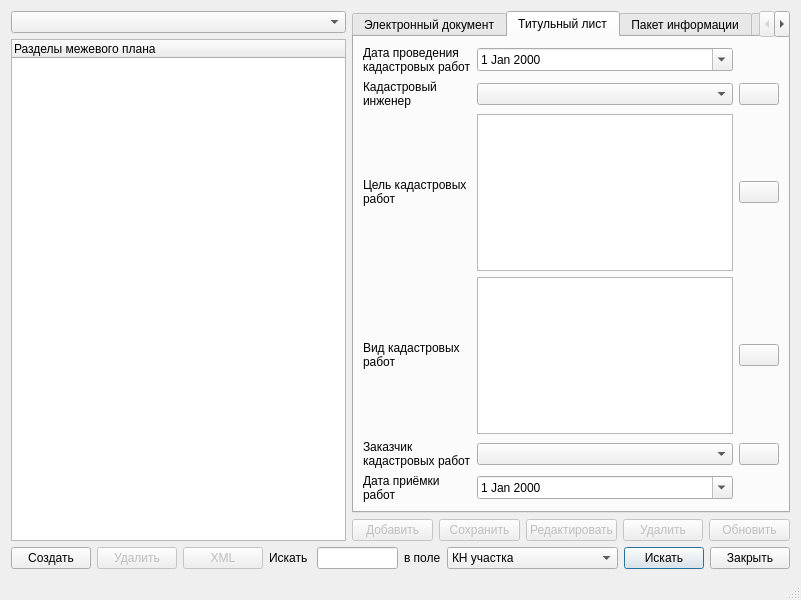
<?xml version="1.0" encoding="UTF-8"?>
<ui version="4.0">
 <class>DialogMP</class>
 <widget class="QDialog" name="DialogMP">
  <property name="geometry">
   <rect>
    <x>0</x>
    <y>0</y>
    <width>801</width>
    <height>600</height>
   </rect>
  </property>
  <property name="windowTitle">
   <string>Межевой план</string>
  </property>
  <property name="windowIcon">
   <iconset resource="../resources.qrc">
    <normaloff>:/plugins/openland/icons/mp.png</normaloff>:/plugins/openland/icons/mp.png</iconset>
  </property>
  <property name="sizeGripEnabled">
   <bool>true</bool>
  </property>
  <layout class="QVBoxLayout" name="verticalLayout_2">
   <item>
    <layout class="QHBoxLayout" name="horizontalLayout_2">
     <item>
      <layout class="QVBoxLayout" name="verticalLayout">
       <item>
        <widget class="QComboBox" name="comboBoxMp"/>
       </item>
       <item>
        <widget class="QTreeWidget" name="treeWidget">
         <property name="toolTip">
          <string/>
         </property>
         <column>
          <property name="text">
           <string>Разделы межевого плана</string>
          </property>
         </column>
        </widget>
       </item>
      </layout>
     </item>
     <item>
      <layout class="QVBoxLayout" name="verticalLayout_3">
       <item>
        <layout class="QVBoxLayout" name="verticalLayout_4">
         <item>
          <widget class="QTabWidget" name="tabWidget">
           <property name="enabled">
            <bool>true</bool>
           </property>
           <property name="currentIndex">
            <number>1</number>
           </property>
           <widget class="QWidget" name="tabEDocument">
            <property name="enabled">
             <bool>true</bool>
            </property>
            <attribute name="title">
             <string>Электронный документ</string>
            </attribute>
            <layout class="QGridLayout" name="gridLayout_2">
             <item row="5" column="0">
              <widget class="QLabel" name="label_21">
               <property name="text">
                <string>&lt;html&gt;&lt;head/&gt;&lt;body&gt;&lt;p align=&quot;right&quot;&gt;Дата&lt;/p&gt;&lt;/body&gt;&lt;/html&gt;</string>
               </property>
              </widget>
             </item>
             <item row="5" column="1">
              <widget class="QLineEdit" name="lineEditCreateDate">
               <property name="readOnly">
                <bool>true</bool>
               </property>
              </widget>
             </item>
             <item row="4" column="1">
              <widget class="QLineEdit" name="lineEditCreateUser">
               <property name="readOnly">
                <bool>true</bool>
               </property>
              </widget>
             </item>
             <item row="0" column="0">
              <widget class="QLabel" name="label_5">
               <property name="text">
                <string>Тип заявления</string>
               </property>
              </widget>
             </item>
             <item row="0" column="1">
              <widget class="QComboBox" name="comboBoxEDocCodeType"/>
             </item>
             <item row="1" column="1">
              <widget class="QSpinBox" name="spinBoxShemaVersion">
               <property name="minimum">
                <number>4</number>
               </property>
               <property name="maximum">
                <number>4</number>
               </property>
              </widget>
             </item>
             <item row="1" column="0">
              <widget class="QLabel" name="label_8">
               <property name="text">
                <string>Версия схемы</string>
               </property>
              </widget>
             </item>
             <item row="2" column="0">
              <widget class="QLabel" name="label_9">
               <property name="text">
                <string>Идентификатор межевого плана</string>
               </property>
              </widget>
             </item>
             <item row="2" column="1">
              <widget class="QLineEdit" name="lineEditMpGUID">
               <property name="readOnly">
                <bool>true</bool>
               </property>
              </widget>
             </item>
             <item row="4" column="0">
              <widget class="QLabel" name="label_20">
               <property name="text">
                <string>&lt;html&gt;&lt;head/&gt;&lt;body&gt;&lt;p align=&quot;right&quot;&gt;Создание&lt;/p&gt;&lt;/body&gt;&lt;/html&gt;</string>
               </property>
              </widget>
             </item>
             <item row="3" column="1">
              <spacer name="verticalSpacer">
               <property name="orientation">
                <enum>Qt::Vertical</enum>
               </property>
               <property name="sizeHint" stdset="0">
                <size>
                 <width>20</width>
                 <height>40</height>
                </size>
               </property>
              </spacer>
             </item>
            </layout>
           </widget>
           <widget class="QWidget" name="tabTitle">
            <attribute name="title">
             <string>Титульный лист</string>
            </attribute>
            <layout class="QGridLayout" name="gridLayout">
             <item row="1" column="2">
              <widget class="QPushButton" name="pushButtonEditContractor">
               <property name="text">
                <string/>
               </property>
               <property name="icon">
                <iconset resource="../resources.qrc">
                 <normaloff>:/plugins/openland/icons/edit.png</normaloff>:/plugins/openland/icons/edit.png</iconset>
               </property>
               <property name="autoDefault">
                <bool>false</bool>
               </property>
              </widget>
             </item>
             <item row="3" column="1">
              <widget class="QTextEdit" name="textEditReason"/>
             </item>
             <item row="2" column="1">
              <widget class="QTextEdit" name="textEditPurpose"/>
             </item>
             <item row="2" column="0">
              <widget class="QLabel" name="label_3">
               <property name="text">
                <string>&lt;html&gt;&lt;head/&gt;&lt;body&gt;&lt;p&gt;Цель кадастровых&lt;br/&gt;работ&lt;/p&gt;&lt;/body&gt;&lt;/html&gt;</string>
               </property>
              </widget>
             </item>
             <item row="3" column="0">
              <widget class="QLabel" name="label_4">
               <property name="text">
                <string>Вид кадастровых&lt;br /&gt;работ</string>
               </property>
              </widget>
             </item>
             <item row="1" column="1">
              <widget class="QComboBox" name="comboBoxContractor">
               <property name="editable">
                <bool>false</bool>
               </property>
              </widget>
             </item>
             <item row="1" column="0">
              <widget class="QLabel" name="label_2">
               <property name="text">
                <string>&lt;html&gt;&lt;head/&gt;&lt;body&gt;&lt;p&gt;Кадастровый&lt;br/&gt;инженер&lt;/p&gt;&lt;/body&gt;&lt;/html&gt;</string>
               </property>
              </widget>
             </item>
             <item row="0" column="1">
              <widget class="QDateEdit" name="dateEditDateWork">
               <property name="calendarPopup">
                <bool>true</bool>
               </property>
              </widget>
             </item>
             <item row="0" column="0">
              <widget class="QLabel" name="label">
               <property name="text">
                <string>&lt;html&gt;&lt;head/&gt;&lt;body&gt;&lt;p&gt;Дата проведения&lt;br /&gt;кадастровых работ&lt;/p&gt;&lt;/body&gt;&lt;/html&gt;</string>
               </property>
              </widget>
             </item>
             <item row="2" column="2">
              <widget class="QPushButton" name="pushButtonPurpose">
               <property name="text">
                <string/>
               </property>
               <property name="icon">
                <iconset resource="../resources.qrc">
                 <normaloff>:/plugins/openland/icons/format_indent_more.png</normaloff>:/plugins/openland/icons/format_indent_more.png</iconset>
               </property>
               <property name="autoDefault">
                <bool>false</bool>
               </property>
              </widget>
             </item>
             <item row="3" column="2">
              <widget class="QPushButton" name="pushButtonReason">
               <property name="text">
                <string/>
               </property>
               <property name="icon">
                <iconset resource="../resources.qrc">
                 <normaloff>:/plugins/openland/icons/format_indent_more.png</normaloff>:/plugins/openland/icons/format_indent_more.png</iconset>
               </property>
               <property name="autoDefault">
                <bool>false</bool>
               </property>
              </widget>
             </item>
             <item row="4" column="1">
              <widget class="QComboBox" name="comboBoxClient"/>
             </item>
             <item row="4" column="0">
              <widget class="QLabel" name="label_10">
               <property name="text">
                <string>Заказчик&lt;br /&gt;кадастровых работ</string>
               </property>
              </widget>
             </item>
             <item row="5" column="0">
              <widget class="QLabel" name="label_11">
               <property name="text">
                <string>Дата приёмки&lt;br /&gt;работ</string>
               </property>
              </widget>
             </item>
             <item row="5" column="1">
              <widget class="QDateEdit" name="dateEditAcceptWork">
               <property name="calendarPopup">
                <bool>true</bool>
               </property>
              </widget>
             </item>
             <item row="4" column="2">
              <widget class="QPushButton" name="pushButtonEditClient">
               <property name="text">
                <string/>
               </property>
               <property name="icon">
                <iconset resource="../resources.qrc">
                 <normaloff>:/plugins/openland/icons/edit.png</normaloff>:/plugins/openland/icons/edit.png</iconset>
               </property>
               <property name="autoDefault">
                <bool>false</bool>
               </property>
              </widget>
             </item>
            </layout>
           </widget>
           <widget class="QWidget" name="tabPackage">
            <attribute name="title">
             <string>Пакет информации</string>
            </attribute>
            <layout class="QGridLayout" name="gridLayout_3">
             <item row="0" column="1">
              <widget class="QTreeWidget" name="treeWidgetParcel">
               <property name="sizePolicy">
                <sizepolicy hsizetype="Expanding" vsizetype="Expanding">
                 <horstretch>0</horstretch>
                 <verstretch>0</verstretch>
                </sizepolicy>
               </property>
               <property name="sortingEnabled">
                <bool>true</bool>
               </property>
               <column>
                <property name="text">
                 <string>КН</string>
                </property>
               </column>
               <column>
                <property name="text">
                 <string>Обозначение</string>
                </property>
               </column>
              </widget>
             </item>
             <item row="0" column="0">
              <widget class="QLabel" name="labelParcel">
               <property name="text">
                <string>ЗУ</string>
               </property>
              </widget>
             </item>
            </layout>
           </widget>
           <widget class="QWidget" name="tabCoordSystems">
            <attribute name="title">
             <string>Система координат</string>
            </attribute>
            <layout class="QHBoxLayout" name="horizontalLayout_10">
             <item>
              <widget class="QLabel" name="label_18">
               <property name="text">
                <string>Система&lt;br /&gt;координат</string>
               </property>
              </widget>
             </item>
             <item>
              <widget class="QTreeWidget" name="treeWidgetCoordSystems">
               <property name="sortingEnabled">
                <bool>true</bool>
               </property>
               <column>
                <property name="text">
                 <string>Наименование</string>
                </property>
               </column>
               <column>
                <property name="text">
                 <string>Код</string>
                </property>
               </column>
              </widget>
             </item>
            </layout>
           </widget>
           <widget class="QWidget" name="tabInputData">
            <attribute name="title">
             <string>Исходные данные</string>
            </attribute>
            <layout class="QVBoxLayout" name="verticalLayout_6">
             <item>
              <widget class="QToolBox" name="toolBox">
               <property name="currentIndex">
                <number>0</number>
               </property>
               <widget class="QWidget" name="pageDocument">
                <property name="geometry">
                 <rect>
                  <x>0</x>
                  <y>0</y>
                  <width>96</width>
                  <height>79</height>
                 </rect>
                </property>
                <attribute name="label">
                 <string>Перечень документов, на основании которых подготовлен МП</string>
                </attribute>
                <layout class="QVBoxLayout" name="verticalLayout_7">
                 <item>
                  <widget class="QTreeWidget" name="treeWidgetDocument">
                   <property name="sortingEnabled">
                    <bool>true</bool>
                   </property>
                   <column>
                    <property name="text">
                     <string>Номер</string>
                    </property>
                   </column>
                   <column>
                    <property name="text">
                     <string>Наименование</string>
                    </property>
                   </column>
                  </widget>
                 </item>
                </layout>
               </widget>
               <widget class="QWidget" name="pageGeodesicBase">
                <property name="geometry">
                 <rect>
                  <x>0</x>
                  <y>0</y>
                  <width>96</width>
                  <height>79</height>
                 </rect>
                </property>
                <attribute name="label">
                 <string>Сведения о геодезической основе</string>
                </attribute>
                <layout class="QVBoxLayout" name="verticalLayout_8">
                 <item>
                  <widget class="QTreeWidget" name="treeWidgetGeodesicBase">
                   <property name="sortingEnabled">
                    <bool>true</bool>
                   </property>
                   <column>
                    <property name="text">
                     <string>Название пункта</string>
                    </property>
                   </column>
                  </widget>
                 </item>
                </layout>
               </widget>
               <widget class="QWidget" name="pageMeansSurvey">
                <property name="geometry">
                 <rect>
                  <x>0</x>
                  <y>0</y>
                  <width>96</width>
                  <height>79</height>
                 </rect>
                </property>
                <attribute name="label">
                 <string>Сведения о средствах измерения</string>
                </attribute>
                <layout class="QVBoxLayout" name="verticalLayout_9">
                 <item>
                  <widget class="QTreeWidget" name="treeWidgetMeansSurvey">
                   <property name="sortingEnabled">
                    <bool>true</bool>
                   </property>
                   <column>
                    <property name="text">
                     <string>Название прибора</string>
                    </property>
                   </column>
                  </widget>
                 </item>
                </layout>
               </widget>
               <widget class="QWidget" name="pageRealty">
                <property name="geometry">
                 <rect>
                  <x>0</x>
                  <y>0</y>
                  <width>96</width>
                  <height>79</height>
                 </rect>
                </property>
                <attribute name="label">
                 <string>Сведения о наличии зданий, сооружений</string>
                </attribute>
                <layout class="QVBoxLayout" name="verticalLayout_10">
                 <item>
                  <widget class="QTreeWidget" name="treeWidgetRealty">
                   <property name="sortingEnabled">
                    <bool>true</bool>
                   </property>
                   <column>
                    <property name="text">
                     <string>Кадастровый номер земельного участка</string>
                    </property>
                   </column>
                  </widget>
                 </item>
                </layout>
               </widget>
               <widget class="QWidget" name="pageSubParcel">
                <property name="geometry">
                 <rect>
                  <x>0</x>
                  <y>0</y>
                  <width>96</width>
                  <height>79</height>
                 </rect>
                </property>
                <attribute name="label">
                 <string>Сведения о частях исходных, измененных или уточняемых ЗУ</string>
                </attribute>
                <layout class="QVBoxLayout" name="verticalLayout_11">
                 <item>
                  <widget class="QTreeWidget" name="treeWidgetSubParcel">
                   <property name="sortingEnabled">
                    <bool>true</bool>
                   </property>
                   <column>
                    <property name="text">
                     <string>Кадастровый номер ЗУ</string>
                    </property>
                   </column>
                   <column>
                    <property name="text">
                     <string>Учётный номер ЧЗУ</string>
                    </property>
                   </column>
                  </widget>
                 </item>
                </layout>
               </widget>
              </widget>
             </item>
            </layout>
           </widget>
           <widget class="QWidget" name="tabSurvey">
            <attribute name="title">
             <string>Измерения и расчеты</string>
            </attribute>
            <layout class="QHBoxLayout" name="horizontalLayout_6">
             <item>
              <widget class="QLabel" name="label_14">
               <property name="text">
                <string>Файл</string>
               </property>
              </widget>
             </item>
             <item>
              <widget class="QTreeWidget" name="treeWidgetSurvey">
               <property name="sortingEnabled">
                <bool>true</bool>
               </property>
               <column>
                <property name="text">
                 <string>Вид файла</string>
                </property>
               </column>
               <column>
                <property name="text">
                 <string>Файл</string>
                </property>
               </column>
              </widget>
             </item>
            </layout>
           </widget>
           <widget class="QWidget" name="tabConclusion">
            <attribute name="title">
             <string>Заключение КИ</string>
            </attribute>
            <layout class="QVBoxLayout" name="verticalLayout_5">
             <item>
              <widget class="QTextEdit" name="textEditConclusion"/>
             </item>
             <item>
              <widget class="QPushButton" name="pushButtonConclusion">
               <property name="text">
                <string/>
               </property>
               <property name="icon">
                <iconset resource="../resources.qrc">
                 <normaloff>:/plugins/openland/icons/format_indent_more.png</normaloff>:/plugins/openland/icons/format_indent_more.png</iconset>
               </property>
               <property name="autoDefault">
                <bool>false</bool>
               </property>
              </widget>
             </item>
            </layout>
           </widget>
           <widget class="QWidget" name="tabSchemeGeodesicPlotting">
            <attribute name="title">
             <string>Схема геопостроений</string>
            </attribute>
            <layout class="QHBoxLayout" name="horizontalLayout_7">
             <item>
              <widget class="QLabel" name="label_15">
               <property name="text">
                <string>Файл</string>
               </property>
              </widget>
             </item>
             <item>
              <widget class="QTreeWidget" name="treeWidgetSchemeGeodesicPlotting">
               <property name="sortingEnabled">
                <bool>true</bool>
               </property>
               <column>
                <property name="text">
                 <string>Вид файла</string>
                </property>
               </column>
               <column>
                <property name="text">
                 <string>Файл</string>
                </property>
               </column>
              </widget>
             </item>
            </layout>
           </widget>
           <widget class="QWidget" name="tabDispositionParcels">
            <attribute name="title">
             <string>Схема расположения ЗУ</string>
            </attribute>
            <layout class="QHBoxLayout" name="horizontalLayout_4">
             <item>
              <widget class="QLabel" name="label_12">
               <property name="text">
                <string>Файл</string>
               </property>
              </widget>
             </item>
             <item>
              <widget class="QTreeWidget" name="treeWidgetSchemeDispositionParcels">
               <property name="sortingEnabled">
                <bool>true</bool>
               </property>
               <column>
                <property name="text">
                 <string>Вид файла</string>
                </property>
               </column>
               <column>
                <property name="text">
                 <string>Файл</string>
                </property>
               </column>
              </widget>
             </item>
            </layout>
           </widget>
           <widget class="QWidget" name="tabDiagramParcels">
            <attribute name="title">
             <string>Чертёж ЗУ и их частей</string>
            </attribute>
            <layout class="QHBoxLayout" name="horizontalLayout_5">
             <item>
              <widget class="QLabel" name="label_13">
               <property name="text">
                <string>Файл</string>
               </property>
              </widget>
             </item>
             <item>
              <widget class="QTreeWidget" name="treeWidgetDiagramParcels">
               <property name="sortingEnabled">
                <bool>true</bool>
               </property>
               <column>
                <property name="text">
                 <string>Вид файла</string>
                </property>
               </column>
               <column>
                <property name="text">
                 <string>Файл</string>
                </property>
               </column>
              </widget>
             </item>
            </layout>
           </widget>
           <widget class="QWidget" name="tabAgreementDocument">
            <attribute name="title">
             <string>Акт согласования</string>
            </attribute>
            <layout class="QHBoxLayout" name="horizontalLayout_8">
             <item>
              <widget class="QLabel" name="label_16">
               <property name="text">
                <string>Файл</string>
               </property>
              </widget>
             </item>
             <item>
              <widget class="QTreeWidget" name="treeWidgetAgreementDocument">
               <property name="sortingEnabled">
                <bool>true</bool>
               </property>
               <column>
                <property name="text">
                 <string>Вид файла</string>
                </property>
               </column>
               <column>
                <property name="text">
                 <string>Файл</string>
                </property>
               </column>
              </widget>
             </item>
            </layout>
           </widget>
           <widget class="QWidget" name="tabNodalPointSchemes">
            <attribute name="title">
             <string>Абрисы</string>
            </attribute>
            <layout class="QHBoxLayout" name="horizontalLayout_9">
             <item>
              <widget class="QLabel" name="label_17">
               <property name="text">
                <string>Файл</string>
               </property>
              </widget>
             </item>
             <item>
              <widget class="QTreeWidget" name="treeWidgetNodalPointSchemes">
               <property name="sortingEnabled">
                <bool>true</bool>
               </property>
               <column>
                <property name="text">
                 <string>Вид файла</string>
                </property>
               </column>
               <column>
                <property name="text">
                 <string>Файл</string>
                </property>
               </column>
              </widget>
             </item>
            </layout>
           </widget>
           <widget class="QWidget" name="tabAppendix">
            <attribute name="title">
             <string>Приложения</string>
            </attribute>
            <layout class="QHBoxLayout" name="horizontalLayout_11">
             <item>
              <widget class="QLabel" name="label_19">
               <property name="text">
                <string>Документ</string>
               </property>
              </widget>
             </item>
             <item>
              <widget class="QTreeWidget" name="treeWidgetAppendix">
               <property name="sortingEnabled">
                <bool>true</bool>
               </property>
               <column>
                <property name="text">
                 <string>Номер</string>
                </property>
               </column>
               <column>
                <property name="text">
                 <string>Наименование</string>
                </property>
               </column>
              </widget>
             </item>
            </layout>
           </widget>
          </widget>
         </item>
        </layout>
       </item>
       <item>
        <layout class="QHBoxLayout" name="horizontalLayout_3">
         <item>
          <widget class="QPushButton" name="pushButtonAddSectionMp">
           <property name="enabled">
            <bool>false</bool>
           </property>
           <property name="text">
            <string>Добавить</string>
           </property>
           <property name="icon">
            <iconset resource="../resources.qrc">
             <normaloff>:/plugins/openland/icons/symbol_add.png</normaloff>:/plugins/openland/icons/symbol_add.png</iconset>
           </property>
           <property name="autoDefault">
            <bool>false</bool>
           </property>
          </widget>
         </item>
         <item>
          <widget class="QPushButton" name="pushButtonSaveData">
           <property name="enabled">
            <bool>false</bool>
           </property>
           <property name="text">
            <string>Сохранить</string>
           </property>
           <property name="icon">
            <iconset resource="../resources.qrc">
             <normaloff>:/plugins/openland/icons/save.png</normaloff>:/plugins/openland/icons/save.png</iconset>
           </property>
           <property name="autoDefault">
            <bool>false</bool>
           </property>
          </widget>
         </item>
         <item>
          <widget class="QPushButton" name="pushButtonEditData">
           <property name="enabled">
            <bool>false</bool>
           </property>
           <property name="text">
            <string>Редактировать</string>
           </property>
           <property name="icon">
            <iconset resource="../resources.qrc">
             <normaloff>:/plugins/openland/icons/edit.png</normaloff>:/plugins/openland/icons/edit.png</iconset>
           </property>
           <property name="autoDefault">
            <bool>false</bool>
           </property>
          </widget>
         </item>
         <item>
          <widget class="QPushButton" name="pushButtonDeleteSectionMp">
           <property name="enabled">
            <bool>false</bool>
           </property>
           <property name="text">
            <string>Удалить</string>
           </property>
           <property name="icon">
            <iconset resource="../resources.qrc">
             <normaloff>:/plugins/openland/icons/symbol_remove.png</normaloff>:/plugins/openland/icons/symbol_remove.png</iconset>
           </property>
           <property name="autoDefault">
            <bool>false</bool>
           </property>
          </widget>
         </item>
         <item>
          <widget class="QPushButton" name="pushButtonRefreshData">
           <property name="enabled">
            <bool>false</bool>
           </property>
           <property name="text">
            <string>Обновить</string>
           </property>
           <property name="icon">
            <iconset resource="../resources.qrc">
             <normaloff>:/plugins/openland/icons/refresh.png</normaloff>:/plugins/openland/icons/refresh.png</iconset>
           </property>
           <property name="autoDefault">
            <bool>false</bool>
           </property>
          </widget>
         </item>
        </layout>
       </item>
      </layout>
     </item>
    </layout>
   </item>
   <item>
    <layout class="QHBoxLayout" name="horizontalLayout">
     <item>
      <widget class="QPushButton" name="pushButtonCreateNewMp">
       <property name="text">
        <string>Создать</string>
       </property>
       <property name="icon">
        <iconset resource="../resources.qrc">
         <normaloff>:/plugins/openland/icons/mp.png</normaloff>:/plugins/openland/icons/mp.png</iconset>
       </property>
       <property name="autoDefault">
        <bool>false</bool>
       </property>
      </widget>
     </item>
     <item>
      <widget class="QPushButton" name="pushButtonDeleteMp">
       <property name="enabled">
        <bool>false</bool>
       </property>
       <property name="text">
        <string>Удалить</string>
       </property>
       <property name="icon">
        <iconset resource="../resources.qrc">
         <normaloff>:/plugins/openland/icons/mp.png</normaloff>:/plugins/openland/icons/mp.png</iconset>
       </property>
       <property name="autoDefault">
        <bool>false</bool>
       </property>
      </widget>
     </item>
     <item>
      <widget class="QPushButton" name="pushButtonCreateXML">
       <property name="enabled">
        <bool>false</bool>
       </property>
       <property name="text">
        <string>XML</string>
       </property>
       <property name="icon">
        <iconset resource="../resources.qrc">
         <normaloff>:/plugins/openland/icons/export_xml.png</normaloff>:/plugins/openland/icons/export_xml.png</iconset>
       </property>
       <property name="autoDefault">
        <bool>false</bool>
       </property>
      </widget>
     </item>
     <item>
      <widget class="QLabel" name="label_6">
       <property name="text">
        <string>Искать </string>
       </property>
      </widget>
     </item>
     <item>
      <widget class="QLineEdit" name="lineEditFind">
       <property name="text">
        <string/>
       </property>
      </widget>
     </item>
     <item>
      <widget class="QLabel" name="label_7">
       <property name="text">
        <string>в поле</string>
       </property>
      </widget>
     </item>
     <item>
      <widget class="QComboBox" name="comboBoxFindField">
       <item>
        <property name="text">
         <string>КН участка</string>
        </property>
       </item>
       <item>
        <property name="text">
         <string>КН входящего участка</string>
        </property>
       </item>
       <item>
        <property name="text">
         <string>КН квартала</string>
        </property>
       </item>
       <item>
        <property name="text">
         <string>Кадастровый инженер</string>
        </property>
       </item>
       <item>
        <property name="text">
         <string>Дата кадастровых работ</string>
        </property>
       </item>
       <item>
        <property name="text">
         <string>Вид кадастровых работ</string>
        </property>
       </item>
      </widget>
     </item>
     <item>
      <widget class="QPushButton" name="pushButtonFindMp">
       <property name="text">
        <string>Искать</string>
       </property>
       <property name="icon">
        <iconset resource="../resources.qrc">
         <normaloff>:/plugins/openland/icons/find_search.png</normaloff>:/plugins/openland/icons/find_search.png</iconset>
       </property>
       <property name="default">
        <bool>true</bool>
       </property>
      </widget>
     </item>
     <item>
      <widget class="QPushButton" name="pushButtonCloseDialog">
       <property name="text">
        <string>Закрыть</string>
       </property>
       <property name="icon">
        <iconset resource="../resources.qrc">
         <normaloff>:/plugins/openland/icons/close.png</normaloff>:/plugins/openland/icons/close.png</iconset>
       </property>
       <property name="autoDefault">
        <bool>false</bool>
       </property>
      </widget>
     </item>
    </layout>
   </item>
   <item>
    <widget class="QLabel" name="labelMessage">
     <property name="text">
      <string/>
     </property>
    </widget>
   </item>
  </layout>
 </widget>
 <tabstops>
  <tabstop>lineEditFind</tabstop>
  <tabstop>comboBoxFindField</tabstop>
  <tabstop>pushButtonFindMp</tabstop>
  <tabstop>pushButtonCloseDialog</tabstop>
  <tabstop>spinBoxShemaVersion</tabstop>
  <tabstop>lineEditMpGUID</tabstop>
  <tabstop>pushButtonEditContractor</tabstop>
  <tabstop>textEditReason</tabstop>
  <tabstop>textEditPurpose</tabstop>
  <tabstop>comboBoxContractor</tabstop>
  <tabstop>dateEditDateWork</tabstop>
  <tabstop>pushButtonPurpose</tabstop>
  <tabstop>pushButtonReason</tabstop>
  <tabstop>pushButtonAddSectionMp</tabstop>
  <tabstop>pushButtonSaveData</tabstop>
  <tabstop>pushButtonEditData</tabstop>
  <tabstop>pushButtonDeleteSectionMp</tabstop>
  <tabstop>pushButtonRefreshData</tabstop>
  <tabstop>pushButtonCreateNewMp</tabstop>
  <tabstop>pushButtonDeleteMp</tabstop>
  <tabstop>comboBoxMp</tabstop>
  <tabstop>treeWidget</tabstop>
  <tabstop>tabWidget</tabstop>
  <tabstop>comboBoxEDocCodeType</tabstop>
 </tabstops>
 <resources>
  <include location="../resources.qrc"/>
 </resources>
 <connections>
  <connection>
   <sender>treeWidgetAppendix</sender>
   <signal>doubleClicked(QModelIndex)</signal>
   <receiver>pushButtonEditData</receiver>
   <slot>click()</slot>
   <hints>
    <hint type="sourcelabel">
     <x>428</x>
     <y>53</y>
    </hint>
    <hint type="destinationlabel">
     <x>571</x>
     <y>521</y>
    </hint>
   </hints>
  </connection>
  <connection>
   <sender>treeWidgetDocument</sender>
   <signal>doubleClicked(QModelIndex)</signal>
   <receiver>pushButtonEditData</receiver>
   <slot>click()</slot>
   <hints>
    <hint type="sourcelabel">
     <x>544</x>
     <y>214</y>
    </hint>
    <hint type="destinationlabel">
     <x>565</x>
     <y>514</y>
    </hint>
   </hints>
  </connection>
  <connection>
   <sender>treeWidgetGeodesicBase</sender>
   <signal>doubleClicked(QModelIndex)</signal>
   <receiver>pushButtonEditData</receiver>
   <slot>click()</slot>
   <hints>
    <hint type="sourcelabel">
     <x>588</x>
     <y>252</y>
    </hint>
    <hint type="destinationlabel">
     <x>562</x>
     <y>520</y>
    </hint>
   </hints>
  </connection>
  <connection>
   <sender>treeWidgetMeansSurvey</sender>
   <signal>doubleClicked(QModelIndex)</signal>
   <receiver>pushButtonEditData</receiver>
   <slot>click()</slot>
   <hints>
    <hint type="sourcelabel">
     <x>550</x>
     <y>272</y>
    </hint>
    <hint type="destinationlabel">
     <x>576</x>
     <y>521</y>
    </hint>
   </hints>
  </connection>
  <connection>
   <sender>treeWidgetRealty</sender>
   <signal>doubleClicked(QModelIndex)</signal>
   <receiver>pushButtonEditData</receiver>
   <slot>click()</slot>
   <hints>
    <hint type="sourcelabel">
     <x>570</x>
     <y>299</y>
    </hint>
    <hint type="destinationlabel">
     <x>565</x>
     <y>515</y>
    </hint>
   </hints>
  </connection>
  <connection>
   <sender>treeWidgetSubParcel</sender>
   <signal>doubleClicked(QModelIndex)</signal>
   <receiver>pushButtonEditData</receiver>
   <slot>click()</slot>
   <hints>
    <hint type="sourcelabel">
     <x>558</x>
     <y>310</y>
    </hint>
    <hint type="destinationlabel">
     <x>568</x>
     <y>522</y>
    </hint>
   </hints>
  </connection>
 </connections>
</ui>
